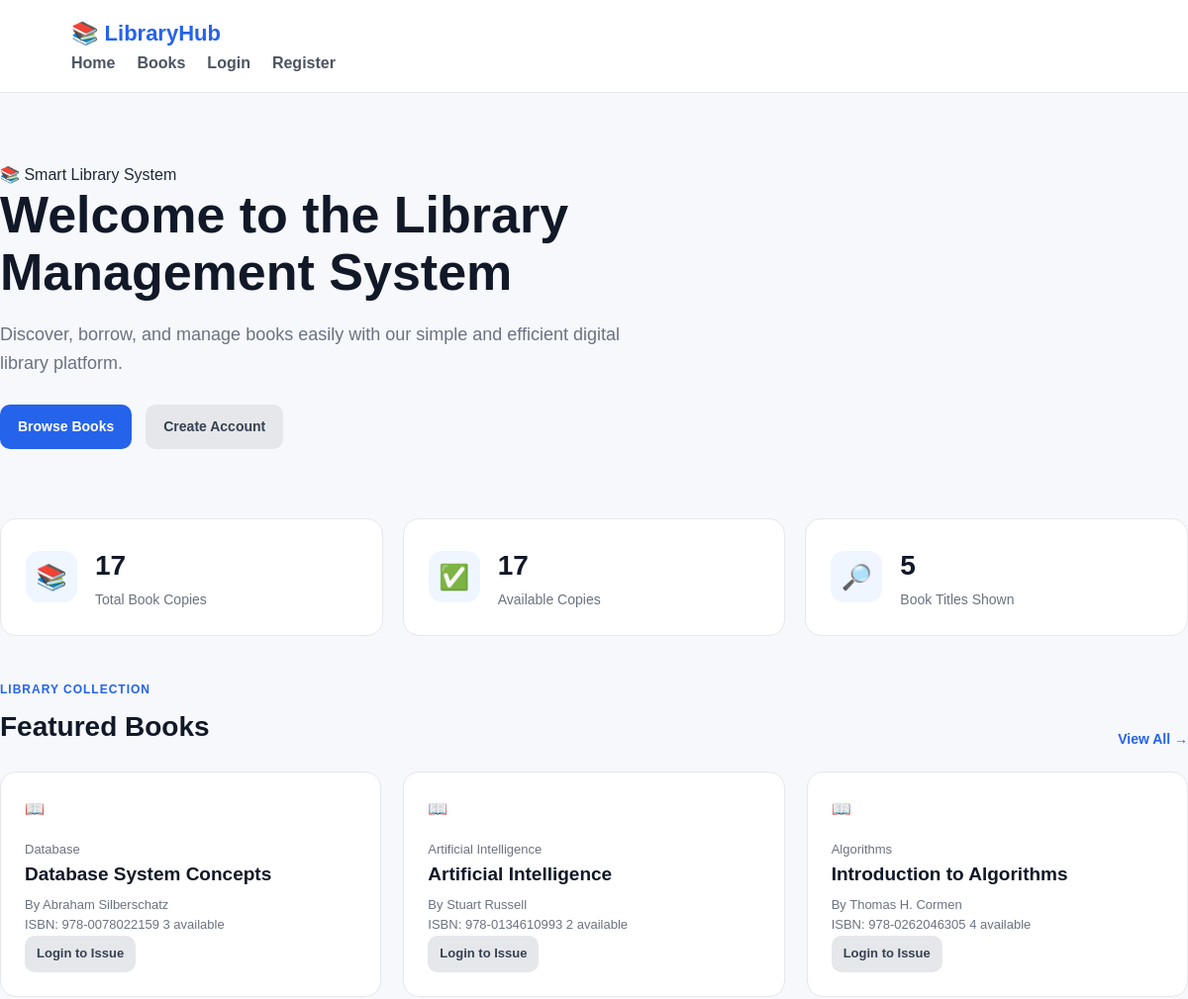
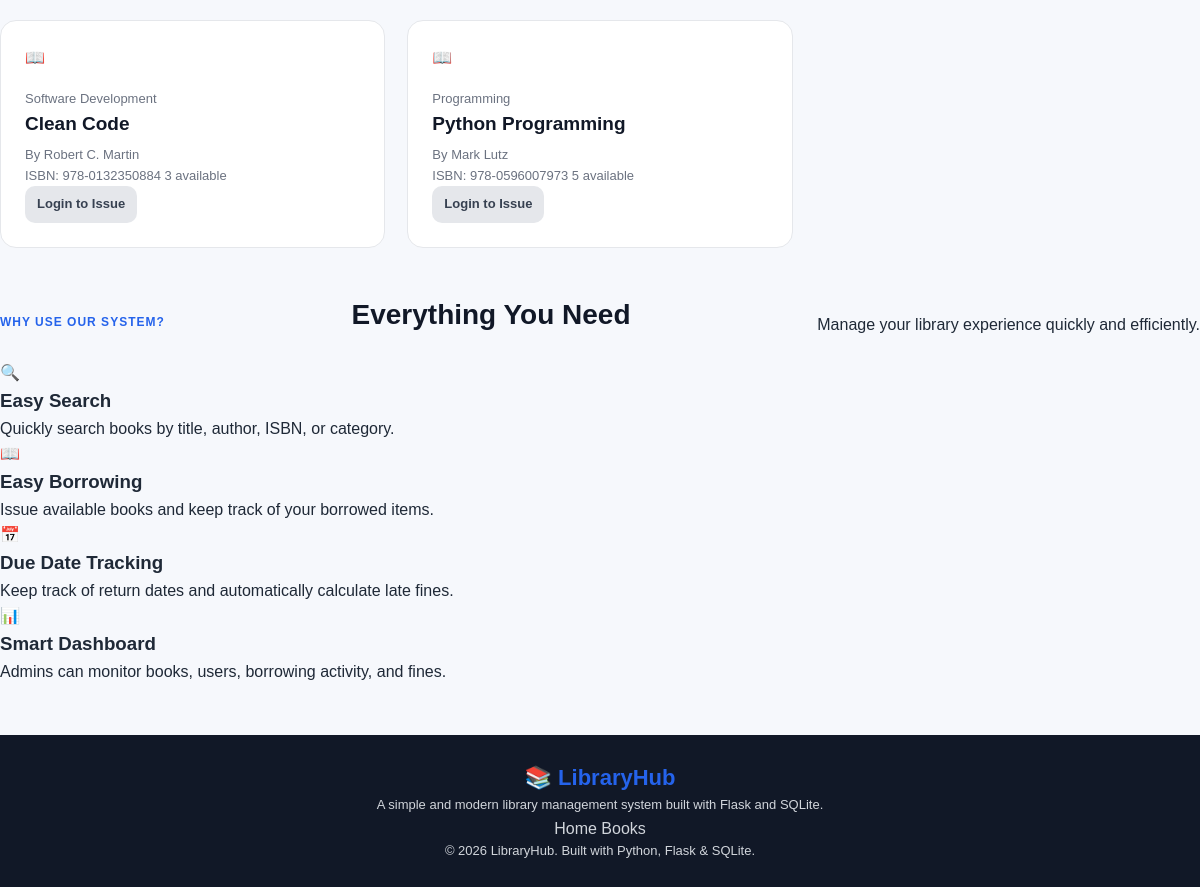
The page / on the database its author committed (2 pictures, top to bottom).
### tables this page shows
CREATE TABLE books (
            id INTEGER PRIMARY KEY AUTOINCREMENT,
            title TEXT NOT NULL,
            author TEXT NOT NULL,
            isbn TEXT UNIQUE NOT NULL,
            category TEXT NOT NULL,
            quantity INTEGER NOT NULL DEFAULT 1,
            available INTEGER NOT NULL DEFAULT 1
        );

### app.py (the view)
@app.route("/")
def index():
    conn = get_db()
    books = conn.execute("""
        SELECT *
        FROM books
        ORDER BY id DESC
    """).fetchall()
    total_books = conn.execute(
        "SELECT COALESCE(SUM(quantity), 0) AS total FROM books"
    ).fetchone()["total"]
    available_books = conn.execute(
        "SELECT COALESCE(SUM(available), 0) AS total FROM books"
    ).fetchone()["total"]
    conn.close()
    return render_template(
        "index.html",
        books=books,
        total_books=total_books,
        available_books=available_books
    )

### app.py (called while the page is built)
def get_db():
    conn = sqlite3.connect(DATABASE)
    conn.row_factory = sqlite3.Row
    conn.execute("PRAGMA foreign_keys = ON")
    return conn

### templates/index.html (shortened to what this page needs)
{% extends "base.html" %}
{% block content %}
<section class="hero">
    <div class="hero-content">
        <span class="hero-badge">
            📚 Smart Library System
        </span>
        <h1>
            Welcome to the Library
            <span>Management System</span>
        </h1>
        <p>
            Discover, borrow, and manage books easily with our
            simple and efficient digital library platform.
        </p>
        <div class="hero-buttons">
            <a href="{{ url_for('books') }}" class="btn btn-primary">
                Browse Books
            </a>
            {% if not session.get('user_id') %}
                <a href="{{ url_for('register') }}" class="btn btn-secondary">
                    Create Account
                </a>
            {% endif %}
        </div>
    </div>
</section>
<section class="stats-grid">
    <div class="stat-card">
        <div class="stat-icon">
            📚
        </div>
        <div>
            <h3>{{ total_books }}</h3>
            <p>Total Book Copies</p>
        </div>
    </div>
    <div class="stat-card">
        <div class="stat-icon">
            ✅
        </div>
        <div>
            <h3>{{ available_books }}</h3>
            <p>Available Copies</p>
        </div>
    </div>
    <div class="stat-card">
        <div class="stat-icon">
            🔎
        </div>
        <div>
            <h3>{{ books|length }}</h3>
            <p>Book Titles Shown</p>
        </div>
    </div>
</section>
<section class="section">
    <div class="section-header">
        <div>
            <span class="section-label">
                Library Collection
            </span>
            <h2>
                Featured Books
            </h2>
        </div>
        <a href="{{ url_for('books') }}" class="view-all">
            View All →
        </a>
    </div>
    {% if books %}
        <div class="book-grid">
            {% for book in books[:6] %}
                <div class="book-card">
                    <div class="book-cover">
                        📖
                    </div>
                    <div class="book-info">
                        <span class="book-category">
                            {{ book["category"] }}
                        </span>
                        <h3>
                            {{ book["title"] }}
                        </h3>
                        <p class="book-author">
                            By {{ book["author"] }}
                        </p>
                        <div class="book-meta">
                            <span>
                                ISBN: {{ book["isbn"] }}
                            </span>
                            {% if book["available"] > 0 %}
                                <span class="available">
                                    {{ book["available"] }} available
                                </span>
                            {% else %}
                                <span class="unavailable">
                                    Currently unavailable
                                </span>
                            {% endif %}
                        </div>
                        {% if session.get('user_id') and book["available"] > 0 %}
                            <a href="{{ url_for('issue_book', book_id=book['id']) }}"
                               class="btn btn-small btn-primary">
                                Issue Book
                            </a>
                        {% elif not session.get('user_id') %}
                            <a href="{{ url_for('login') }}"
                               class="btn btn-small btn-secondary">
                                Login to Issue
                            </a>
                        {% endif %}
                    </div>
                </div>
            {% endfor %}
        </div>
    {% endif %}
</section>
<section class="features-section">
    <div class="section-header centered">
        <span class="section-label">
            Why Use Our System?
        </span>
        <h2>
            Everything You Need
        </h2>
        <p>
            Manage your library experience quickly and efficiently.
        </p>
    </div>
    <div class="features-grid">
        <div class="feature-card">
            <div class="feature-icon">
                🔍
            </div>
            <h3>
                Easy Search
            </h3>
            <p>
                Quickly search books by title, author, ISBN, or category.
            </p>
        </div>
        <div class="feature-card">
            <div class="feature-icon">
                📖
            </div>
            <h3>
                Easy Borrowing
            </h3>
            <p>
                Issue available books and keep track of your borrowed items.
            </p>
        </div>
        <div class="feature-card">
            <div class="feature-icon">
                📅
            </div>
            <h3>
                Due Date Tracking
            </h3>
            <p>
                Keep track of return dates and automatically calculate late fines.
            </p>
        </div>
        <div class="feature-card">
            <div class="feature-icon">
                📊
            </div>
            <h3>
                Smart Dashboard
            </h3>
            <p>
                Admins can monitor books, users, borrowing activity, and fines.
            </p>
        </div>
    </div>
</section>
{% endblock %}

### templates/base.html (shortened to what this page needs)
<!DOCTYPE html>
<html lang="en">
<head>
    <link
        rel="stylesheet"
        href="{{ url_for('static', filename='css/style.css') }}"
    >
</head>
<body>
    <header class="navbar">
        <div class="nav-container">
            <a href="{{ url_for('index') }}" class="logo">
                <span class="logo-icon">📚</span>
                <span>LibraryHub</span>
            </a>
            <nav class="nav-links">
                <a href="{{ url_for('index') }}">
                    Home
                </a>
                <a href="{{ url_for('books') }}">
                    Books
                </a>
                {% if session.get("user_id") %}
                    {% if session.get("role") == "admin" %}
                        <a href="{{ url_for('admin_dashboard') }}">
                            Dashboard
                        </a>
                        <a href="{{ url_for('history') }}">
                            History
                        </a>
                    {% else %}
                        <a href="{{ url_for('student_dashboard') }}">
                            Dashboard
                        </a>
                        <a href="{{ url_for('my_books') }}">
                            My Books
                        </a>
                        <a href="{{ url_for('history') }}">
                            History
                        </a>
                    {% endif %}
                    <a href="{{ url_for('logout') }}" class="nav-logout">
                        Logout
                    </a>
                {% else %}
                    <a href="{{ url_for('login') }}">
                        Login
                    </a>
                    <a
                        href="{{ url_for('register') }}"
                        class="nav-register"
                    >
                        Register
                    </a>
                {% endif %}
            </nav>
        </div>
    </header>
    <main class="main-content">
        {% block content %}
        {% endblock %}
    </main>
    <footer class="footer">
        <div class="footer-container">
            <div class="footer-brand">
                <div class="logo">
                    <span class="logo-icon">📚</span>
                    <span>LibraryHub</span>
                </div>
                <p>
                    A simple and modern library management system
                    built with Flask and SQLite.
                </p>
            </div>
            <div class="footer-links">
                <a href="{{ url_for('index') }}">
                    Home
                </a>
                <a href="{{ url_for('books') }}">
                    Books
                </a>
            </div>
        </div>
        <div class="footer-bottom">
            <p>
                © 2026 LibraryHub. Built with Python, Flask & SQLite.
            </p>
        </div>
    </footer>
</body>
</html>

### static/css/style.css (style rules this page uses)
* { margin: 0; padding: 0; box-sizing: border-box; }
html { scroll-behavior: smooth; }
body { font-family: Arial, Helvetica, sans-serif; background: #f6f8fc; color: #1f2937; line-height: 1.6; }
a { text-decoration: none; color: inherit; }
.navbar { background: #ffffff; border-bottom: 1px solid #e5e7eb; padding: 16px 6%; display: flex; justify-content: space-between; align-items: center; gap: 20px; position: sticky; top: 0; z-index: 1000; }
.logo { font-size: 22px; font-weight: 800; color: #2563eb; }
.nav-links { display: flex; align-items: center; gap: 22px; flex-wrap: wrap; }
.nav-links a { color: #4b5563; font-weight: 600; transition: 0.2s ease; }
main { min-height: calc(100vh - 150px); }
.btn { display: inline-flex; align-items: center; justify-content: center; border: none; border-radius: 10px; padding: 11px 18px; font-size: 14px; font-weight: 700; cursor: pointer; transition: 0.2s ease; }
.btn-primary { background: #2563eb; color: #ffffff; }
.btn-secondary { background: #e5e7eb; color: #374151; }
.btn-small { padding: 8px 12px; font-size: 13px; }
.hero { padding: 70px 0; display: grid; grid-template-columns: 1.2fr 0.8fr; gap: 50px; align-items: center; }
.hero h1 { font-size: 52px; line-height: 1.1; margin-bottom: 20px; color: #111827; }
.hero p { font-size: 18px; color: #6b7280; max-width: 650px; margin-bottom: 28px; }
.hero-buttons { display: flex; gap: 14px; flex-wrap: wrap; }
.section { margin-bottom: 45px; }
.section-header { display: flex; justify-content: space-between; align-items: flex-end; gap: 20px; margin-bottom: 22px; }
.section-header h2 { font-size: 28px; color: #111827; }
.section-label { display: block; color: #2563eb; font-size: 12px; font-weight: 800; letter-spacing: 1px; text-transform: uppercase; margin-bottom: 6px; }
.view-all { color: #2563eb; font-weight: 700; font-size: 14px; }
.stats-grid { display: grid; grid-template-columns: repeat(3, 1fr); gap: 20px; margin-bottom: 45px; }
.stat-card { background: #ffffff; border: 1px solid #e5e7eb; border-radius: 16px; padding: 25px; display: flex; align-items: center; gap: 18px; transition: 0.2s ease; }
.stat-icon { width: 52px; height: 52px; border-radius: 14px; background: #eff6ff; display: flex; align-items: center; justify-content: center; font-size: 25px; }
.stat-card h3 { font-size: 28px; color: #111827; }
.stat-card p { color: #6b7280; font-size: 14px; }
.book-grid { display: grid; grid-template-columns: repeat(3, 1fr); gap: 22px; }
.book-card { background: #ffffff; border: 1px solid #e5e7eb; border-radius: 16px; padding: 24px; transition: 0.2s ease; }
.book-card h3 { font-size: 19px; margin-bottom: 5px; color: #111827; }
.book-card .book-info { margin-top: 18px; color: #6b7280; font-size: 13px; }
.footer { background: #111827; color: #d1d5db; text-align: center; padding: 25px; margin-top: 50px; }
.footer p { font-size: 13px; }

### rows shown on the page
books: category "Database", title "Database System Concepts", author "Abraham Silberschatz", isbn "978-0078022159", available "3"
books: category "Artificial Intelligence", title "Artificial Intelligence", author "Stuart Russell", isbn "978-0134610993", available "2"
books: category "Algorithms", title "Introduction to Algorithms", author "Thomas H. Cormen", isbn "978-0262046305", available "4"
books: category "Software Development", title "Clean Code", author "Robert C. Martin", isbn "978-0132350884", available "3"
books: category "Programming", title "Python Programming", author "Mark Lutz", isbn "978-0596007973", available "5"

### other values the page prints
{{ total_books }} "17"
{{ available_books }} "17"
{{ books|length }} "5"
